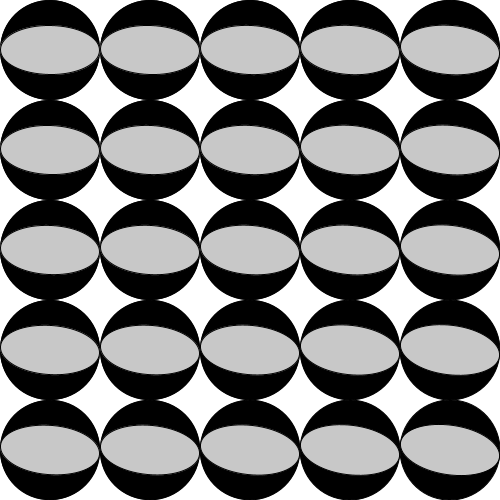
Frame 1 (no input)
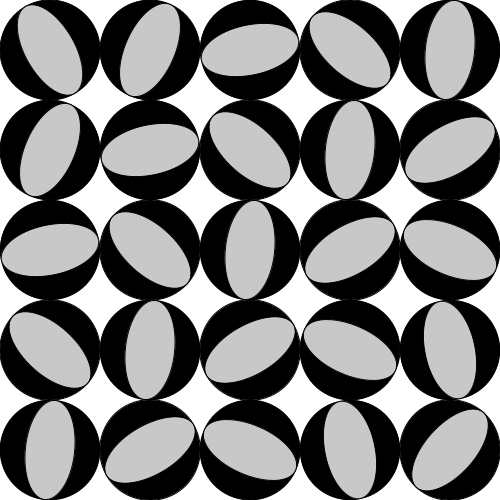
Frame 60 (the mouse pressed at the canvas centre just before this capture)
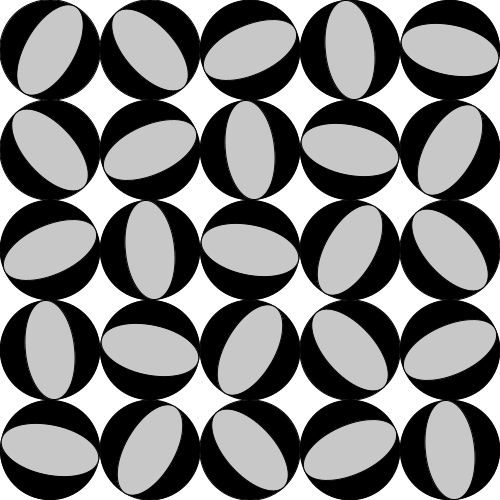
Frame 120 (the mouse held since frame 60 and released just before this capture)

The Processing sketch that drew these frames (run headless with seeded random() and noise(); from frame 60 on, the mouse is pressed at the canvas centre):

// Processing sketch: trasladarConForAnidado2
// ── trasladarConForAnidado2.pde
// url del video //<< IMPORTANTEEEEEE
int cant = 5;
int ancho, alto;
void setup() {
  size(500, 500);

  surface.setResizable(true);
}
void draw() {
  background(255);
  ancho = width/cant; // se adapta en tiempo real al estar en el draw()
  alto = height/cant;
  //float vel = map(mouseX, 0, width, 1, 5);
  for (int i=0; i<cant; i++) {
    for (int j=0; j<cant; j++) {
      push();
      translate(i*ancho+ancho/2, j*alto+alto/2); 
      float vel = map(i+j, 0, cant*2, 1, 10);
      rotate(radians(frameCount*vel));
      fill(0);
      ellipse(0, 0, ancho, alto);
      fill(200);
      ellipse(0, 0, ancho, alto/2);
      pop();
    }
  }
}
